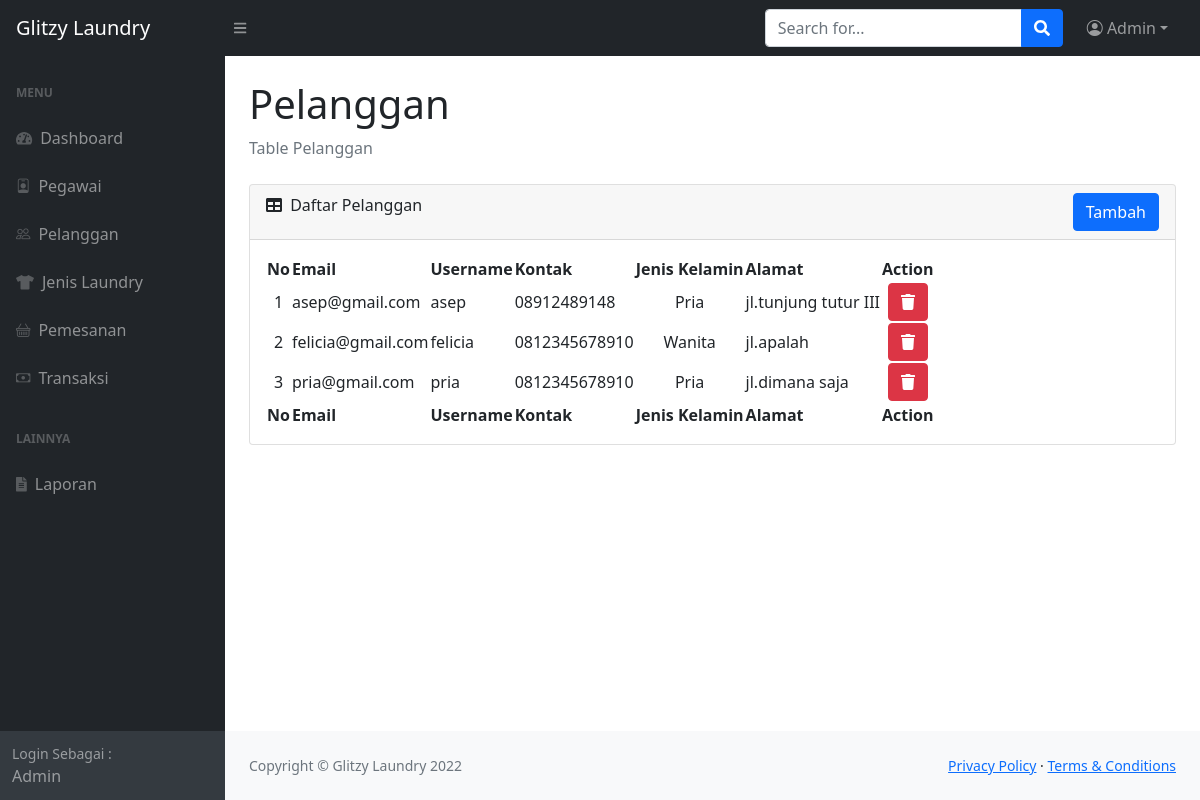
The page /pelanggan.php (signed in) on the database its author committed.
### tables this page shows
CREATE TABLE `users` (
  `id_users` int(11) NOT NULL,
  `email` varchar(50) NOT NULL,
  `username` varchar(50) NOT NULL,
  `password` varchar(50) NOT NULL,
  `kontak` varchar(15) NOT NULL,
  `jk` varchar(20) NOT NULL,
  `alamat` text NOT NULL,
  `level` varchar(20) NOT NULL
);

### pelanggan.php (the view, shortened to what this page needs)
<?php
    include "include/connection.php";
    $query = "SELECT * FROM users WHERE level = 'pelanggan'";
    $sql = mysqli_query($conn, $query);
?>
<!DOCTYPE html>
<html lang="en">
    <head>
        <link href="https://cdn.jsdelivr.net/npm/simple-datatables@latest/dist/style.css" rel="stylesheet" />
        <link href="https://cdn.jsdelivr.net/npm/bootstrap-icons@1.5.0/font/bootstrap-icons.css" rel="stylesheet" type="text/css" />
        <link href="css/dashboard.css" rel="stylesheet" />
    </head>
    <body class="sb-nav-fixed">
        <nav class="sb-topnav navbar navbar-expand navbar-dark bg-dark">
            <a class="navbar-brand ps-3" href="index.html">Glitzy Laundry</a>
            <button class="btn btn-link btn-sm order-1 order-lg-0 me-4 me-lg-0" id="sidebarToggle" href="#!"><i class="fas fa-bars"></i></button>
            <form class="d-none d-md-inline-block form-inline ms-auto me-0 me-md-3 my-2 my-md-0">
                <div class="input-group">
                    <input class="form-control" type="text" placeholder="Search for..." aria-label="Search for..." aria-describedby="btnNavbarSearch" />
                    <button class="btn btn-primary" id="btnNavbarSearch" type="button"><i class="fas fa-search"></i></button>
                </div>
            </form>
            <ul class="navbar-nav ms-auto ms-md-0 me-3 me-lg-4">
                <li class="nav-item dropdown">
                    <a class="nav-link dropdown-toggle" id="navbarDropdown" href="#" role="button" data-bs-toggle="dropdown" aria-expanded="false"><i class="bi-person-circle"></i> <?= $_SESSION['username']; ?></a>
                </li>
            </ul>
        </nav>
        <div id="layoutSidenav">
            <div id="layoutSidenav_nav">
            <nav class="sb-sidenav accordion sb-sidenav-dark" id="sidenavAccordion">
                    <div class="sb-sidenav-menu">
                        <?php if($_SESSION['level'] == 'admin'){ ?>
                        <div class="nav">
                            <div class="sb-sidenav-menu-heading">Menu</div>
                            <a class="nav-link" href="dashboard.php">
                                <div class="sb-nav-link-icon"><i class="fas fa-tachometer-alt"></i></div>
                                Dashboard
                            </a>
                            <a class="nav-link" href="pegawai.php">
                                <div class="sb-nav-link-icon"><i class="bi bi-person-badge"></i></div>
                                Pegawai
                            </a>
                            <a class="nav-link" href="pelanggan.php">
                                <div class="sb-nav-link-icon"><i class="bi bi-people"></i></div>
                                Pelanggan
                            </a>
                            <a class="nav-link" href="jenis_laundry.php">
                                <div class="sb-nav-link-icon"><i class="fas fa-tshirt"></i></div>
                                Jenis Laundry
                            </a>
                            <a class="nav-link" href="pemesanan.php">
                                <div class="sb-nav-link-icon"><i class="bi bi-basket"></i></div>
                                Pemesanan
                            </a>
                            <a class="nav-link" href="transaksi.php">
                                <div class="sb-nav-link-icon"><i class="bi bi-cash"></i></div>
                                Transaksi
                            </a>
                            <div class="sb-sidenav-menu-heading">Lainnya</div>
                            <a class="nav-link" href="laporan.php">
                                <div class="sb-nav-link-icon"><i class="fas fa-file-alt"></i></div>
                                Laporan
                            </a>
                        </div>
                        <?php } ?>
                    </div>
                    <div class="sb-sidenav-footer text-capitalize">
                        <div class="small">Login Sebagai :</div>
                        <?= $_SESSION['username']; ?>
                    </div>
                </nav>
            </div>
            <div id="layoutSidenav_content">
                <main>
                    <div class="container-fluid px-4">
                        <h1 class="mt-4">Pelanggan</h1>
                        <ol class="breadcrumb mb-4">
                            <li class="breadcrumb-item active">Table Pelanggan</li>
                        </ol>
                        <div class="card mb-4">
                            <div class="card-header d-flex">
                                <div style="margin-right:auto;">
                                    <i class="fa fa-table me-1"></i>
                                    Daftar Pelanggan
                                </div>
                                <div>
                                    <a href="add_pelanggan.php"><button class="btn btn-primary">Tambah</button></a>
                                </div>
                            </div>
                            <div class="card-body">
                                <table id="datatablesSimple">
                                    <thead>
                                        <tr>
                                            <th>No</th>
                                            <th>Email</th>
                                            <th>Username</th>
                                            <th>Kontak</th>
                                            <th>Jenis Kelamin</th>
                                            <th>Alamat</th>
                                            <th>Action</th>
                                        </tr>
                                    </thead>
                                    <tfoot>
                                        <tr>
                                            <th>No</th>
                                            <th>Email</th>
                                            <th>Username</th>
                                            <th>Kontak</th>
                                            <th>Jenis Kelamin</th>
                                            <th>Alamat</th>
                                            <th>Action</th>
                                        </tr>
                                    </tfoot>
                                    <tbody>
                                        <?php $i=1; while($data = mysqli_fetch_array($sql)){
                                            $id = $data['id_users'];
                                            $query2 = "SELECT * FROM users WHERE id_users = $id";
                                            $sql2 = mysqli_query($conn, $query2);
                                            $data2 = mysqli_fetch_array($sql2);
                                        ?>
                                        <tr>
                                            <td align="center"> <?= $i++?> </td>
                                            <td> <?= $data2['email']?> </td>
                                            <td> <?= $data2['username']?> </td>
                                            <td> <?= $data2['kontak']?> </td>
                                            <td align="center"> <?= $data2['jk']?> </td>
                                            <td> <?= $data2['alamat']?> </td>
                                            <td align="center">
                                                    <a href="include/process/delete_pelanggan.php?id_users=<?=$data2['id_users'];?>"><button class="btn btn-danger mx-1"><i class="fas fa-trash"></i></button></a>
                                            </td>
                                        </tr>
                                        <?php } ?>
                                    </tbody>
                                </table>
                            </div>
                        </div>
                    </div>
                </main>
                <footer class="py-4 bg-light mt-auto">
                    <div class="container-fluid px-4">
                        <div class="d-flex align-items-center justify-content-between small">
                            <div class="text-muted">Copyright &copy; Glitzy Laundry 2022</div>
                            <div>
                                <a href="#">Privacy Policy</a>
                                &middot;
                                <a href="#">Terms &amp; Conditions</a>
                            </div>
                        </div>
                    </div>
                </footer>
            </div>
        </div>
    </body>
</html>

### rows shown on the page
users: email "asep@gmail.com", username "asep", kontak "08912489148", jk "Pria", alamat "jl.tunjung tutur III"
users: email "felicia@gmail.com", username "felicia", kontak "0812345678910", jk "Wanita", alamat "jl.apalah"
users: email "pria@gmail.com", username "pria", kontak "0812345678910", jk "Pria", alamat "jl.dimana saja"

### other values the page prints
$_SESSION['username'] "Admin"
